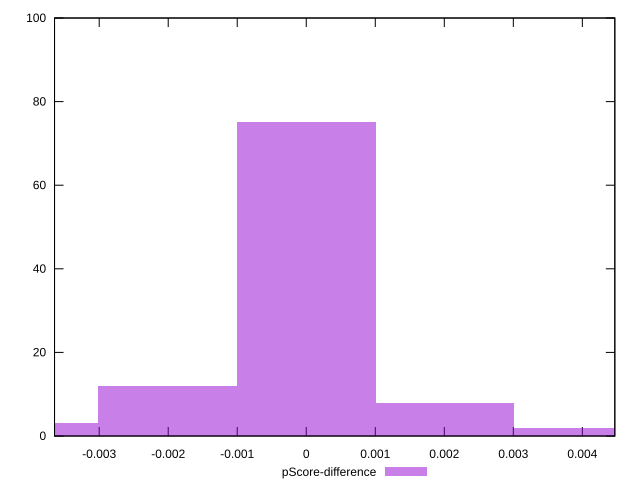

The script that saved this image:
reset

$pScoreDifference <<EOF
0 75
0.0040190389308219785 2
-0.0020095194654109892 12
0.0020095194654109892 8
-0.0040190389308219785 3
EOF

set key outside below
set boxwidth 0.0020095194654109892
set xrange [-0.003647058823529392:0.004470588235294171]
set yrange [0:100]
set trange [0:100]
set style fill transparent solid 0.5 noborder
set terminal svg size 640, 490 enhanced background rgb 'white'
set output "reprap/uses-rel-preload/samples/pages+cached/pScore-difference/histogram.svg"

plot $pScoreDifference title "pScore-difference" with boxes

reset
